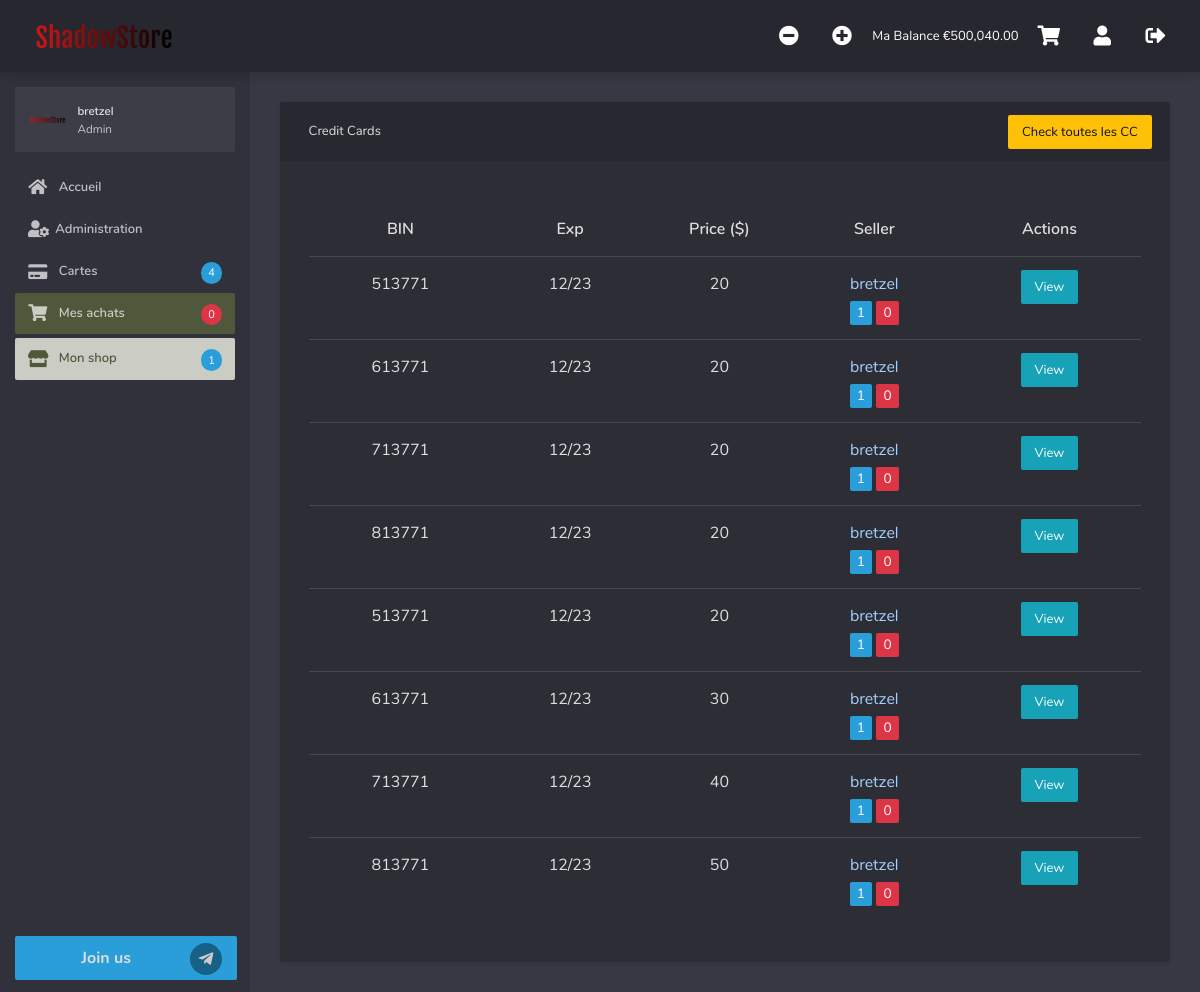
Page /admin/cards.php (signed in) on the earlier database version.
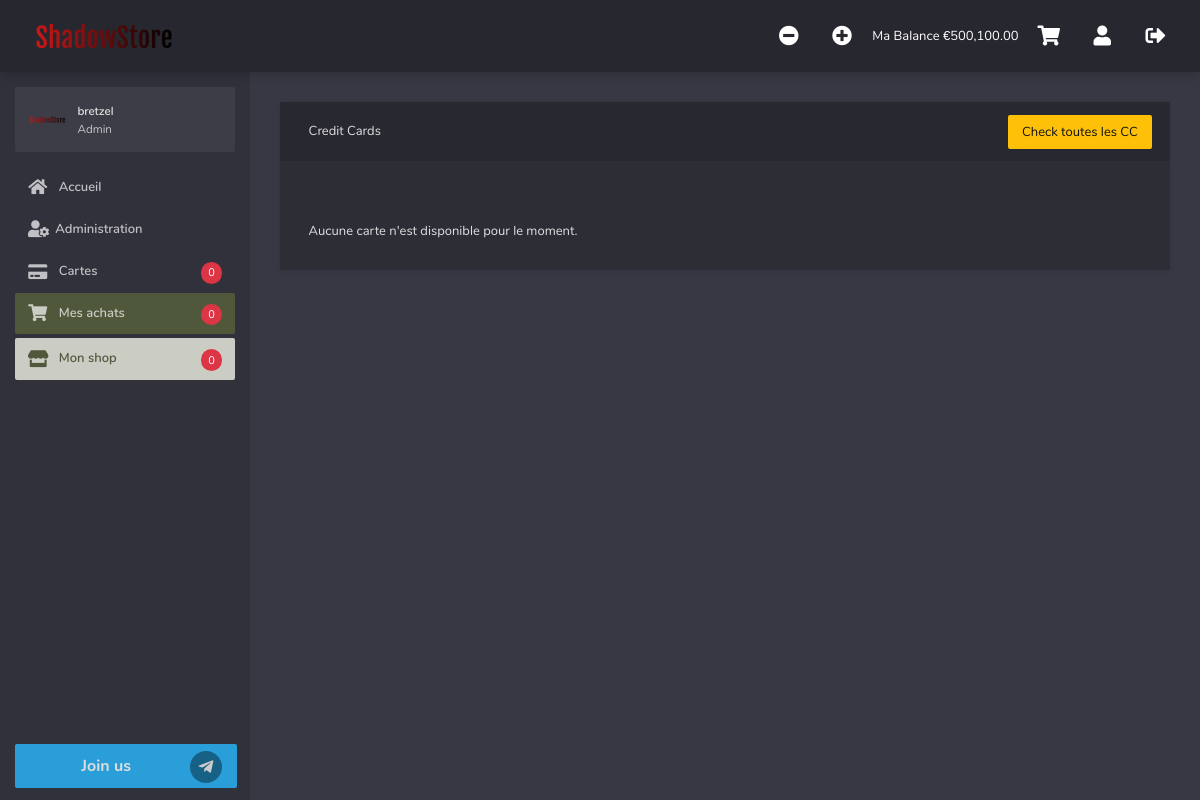
Same page on the later database version.
### tables this page shows
CREATE TABLE `users` (
  `id` int(11) NOT NULL AUTO_INCREMENT,
  `username` varchar(255) DEFAULT NULL,
  `password` varchar(255) DEFAULT NULL,
  `type` varchar(100) DEFAULT 'customer',
  `email` varchar(250) DEFAULT NULL,
  `activated` int(11) DEFAULT '0',
  `balance` varchar(30) DEFAULT '0',
  `wallet` varchar(250) DEFAULT NULL,
  PRIMARY KEY (`id`)
);

CREATE TABLE `cards` (
  `id` int(11) NOT NULL AUTO_INCREMENT,
  `holder` varchar(200) DEFAULT NULL,
  `tel` varchar(20) DEFAULT NULL,
  `numeros` varchar(50) DEFAULT NULL,
  `exp` varchar(50) DEFAULT NULL,
  `cvv` varchar(50) DEFAULT NULL,
  `vbv` varchar(100) DEFAULT NULL,
  `address` text,
  `zip` varchar(50) DEFAULT NULL,
  `city` varchar(20) DEFAULT NULL,
  `country` varchar(20) DEFAULT NULL,
  `price` varchar(20) DEFAULT NULL,
  `supplement` varchar(20) DEFAULT NULL,
  `seller` int(11) DEFAULT NULL,
  `sold` int(11) DEFAULT '0',
  `level` varchar(100) DEFAULT NULL,
  `banque` varchar(100) DEFAULT NULL,
  `confirmed` int(11) DEFAULT '0',
  `declined` int(11) DEFAULT '0',
  `checked` int(11) DEFAULT '0',
  `refunded` int(11) DEFAULT '0',
  PRIMARY KEY (`id`)
);

### db/pdo.php (the view, shortened to what the rows shown need)
<?php
class databaseConnection {
    private static $instance;
    private $pdo;
    private $host = "localhost";
    private $user = "root";
    private $password = "Bretzel*password93";
    private $dbName = "autoshop";
    private function __construct(){
        try {
            $pdo_options[PDO::ATTR_ERRMODE] = PDO::ERRMODE_EXCEPTION;
            $this->pdo = new PDO("mysql:host={$this->host};dbname={$this->dbName}", $this->user, $this->password, $pdo_options);
        } catch (PDOException $e) {
            die("Une erreur est survenue. Impossible d'établir la connection avec la base de données.");
        }
    }
    public static function getInstance()
    {
        if (is_null(self::$instance)) {
            self::$instance = new databaseConnection();
        }
        return self::$instance;
    }
    public function getBalance($username){
        $query = $this->pdo->prepare("SELECT balance FROM users WHERE username = :username");
        $query->execute(array(':username' => $username));
        $result = $query->fetch();
        if ($result) {
            return $result["balance"];
        } else {
            return 0;
        }
    }
    public function getAllUnconfirmedCards(){
        $query = $this->pdo->prepare("SELECT cards.id as id_card,
                                        cards.numeros,
                                        cards.exp,
                                        cards.zip,
                                        cards.country,
                                        cards.price,
                                        cards.seller,
                                        users.username,
                                        users.id as id_seller
                                        from cards join users
                                        ON cards.seller = users.id
                                        WHERE sold = 0 AND confirmed = 0;
                                    ");
        $query->execute();
        $results = $query->fetchAll();
        $html = "";
        $html .= "<table class='table dataTable no-footer dtr-inline collapsed' id='BoobsTable' role='grid' aria-describedby='BoobsTable_info' style='width: 100%;'>
            <thead>
                <tr role='row'>
                    <th class='sorting_disabled dt-center' rowspan='1' colspan='1' style='width: 30px;'>BIN</th>
                    <th class='sorting_disabled dt-center' rowspan='1' colspan='1' style='width: 20px;'>Exp</th>
                    <th data-priority='1' class='sorting_disabled dt-center' rowspan='1' colspan='1' style='width: 20px;'>Price ($)</th>
                    <th data-priority='1' class='sorting_disabled dt-center' rowspan='1' colspan='1' style='width: 30px;'>Seller</th>
                    <th data-priority='1' class='sorting_disabled dt-center' rowspan='1' colspan='1' style='width: 20px;'>Actions</th>
                </tr>
            </thead>
        <tbody>";
        if ($results) {
            foreach($results as $result){
                $bin = str_replace(" ", "", $result['numeros']);
                $bin = substr($bin, 0, 6);
                $good_reviews = $this->getSellerGoodReviews($result['seller']);
                $bad_reviews = $this->getSellerBadReviews($result['seller']);
                $html .= "<tr role='row' class='odd'>
                            <td style='width: 30px' class=' dt-center'>{$bin}</td>
                            <td style='width: 20px' class=' dt-center'>{$result['exp']}</td>
                            <td style='width: 20px' class=' dt-center'>{$result['price']}</td>
                            <td style='width: 30px' class=' dt-center' style=''><a href='http://localhost/as_bretzel/main/store.php?id={$result['id_seller']}'>{$result['username']}</a><br><span class='badge badge-success'>{$good_reviews} </span> <span class='badge badge-danger'>{$bad_reviews}</span></td>
                            <td style='width: 20px' class=' dt-center'>
                                <a class='btn btn-info' href='?id={$result['id_card']}#modale_view_card'>View</a>
                            </tr>";
            }
        }
        $html .= "</tbody>";
        $html .= "</table>";
        if($results){
            return $html;
        } else {
            return "<br>Aucune carte n'est disponible pour le moment.";
        }
    }
    public function getSellerGoodReviews($seller){
        $query = $this->pdo->prepare("SELECT count(*) FROM reviews WHERE id_seller=:seller AND value = '1'");
        $query->execute(array(':seller' => $seller));
        $result = $query->fetch();
        if ($result) {
            return $result["count(*)"];
        } else {
            return 0;
        }
    }
    public function getSellerBadReviews($seller){
        $query = $this->pdo->prepare("SELECT count(*) FROM reviews WHERE id_seller=:seller AND value = '0'");
        $query->execute(array(':seller' => $seller));
        $result = $query->fetch();
        if ($result) {
            return $result["count(*)"];
        } else {
            return 0;
        }
    }
}
?>

### components/header.php (shortened to what the rows shown need)
<header class="header class="header">
                <ul class="top-nav">
                            <?php
                                include_once "http://localhost/as_bretzel/components/modals.php";
                            ?>
                    <li class="dropdown">
                        <a href="javascript:void(0)" id="mybalance">
                          Ma Balance €<?php echo $balance?>
                       </a>
                    </li>
                </ul>
            </header>

Differences in the rows shown:
removed cards: numeros "513771", exp "12/23", price "20", users.username "bretzel", good_reviews "1", bad_reviews "0"
removed cards: numeros "613771", exp "12/23", price "20", users.username "bretzel", good_reviews "1", bad_reviews "0"
removed cards: numeros "713771", exp "12/23", price "20", users.username "bretzel", good_reviews "1", bad_reviews "0"
removed cards: numeros "813771", exp "12/23", price "20", users.username "bretzel", good_reviews "1", bad_reviews "0"
removed cards: numeros "513771", exp "12/23", price "20", users.username "bretzel", good_reviews "1", bad_reviews "0"
removed cards: numeros "613771", exp "12/23", price "30", users.username "bretzel", good_reviews "1", bad_reviews "0"
removed cards: numeros "713771", exp "12/23", price "40", users.username "bretzel", good_reviews "1", bad_reviews "0"
removed cards: numeros "813771", exp "12/23", price "50", users.username "bretzel", good_reviews "1", bad_reviews "0"
changed users: balance "500,040.00" → "500,100.00"
Other differences:
$total_cards_confirmed: "4" → "0"
$count_my_products: "1" → "0"
text no longer shown: "BIN Exp Price ($) Seller Actions"
text now shown: "Aucune carte n'est disponible pour le moment."
